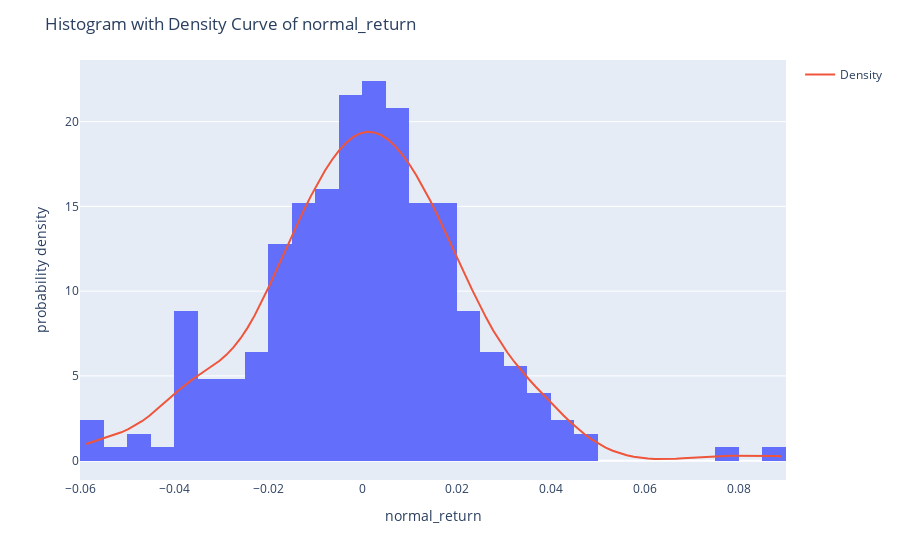

The notebook cell saved with this chart:
### Code cell
create_histogram_density(returns, 'normal_return')
